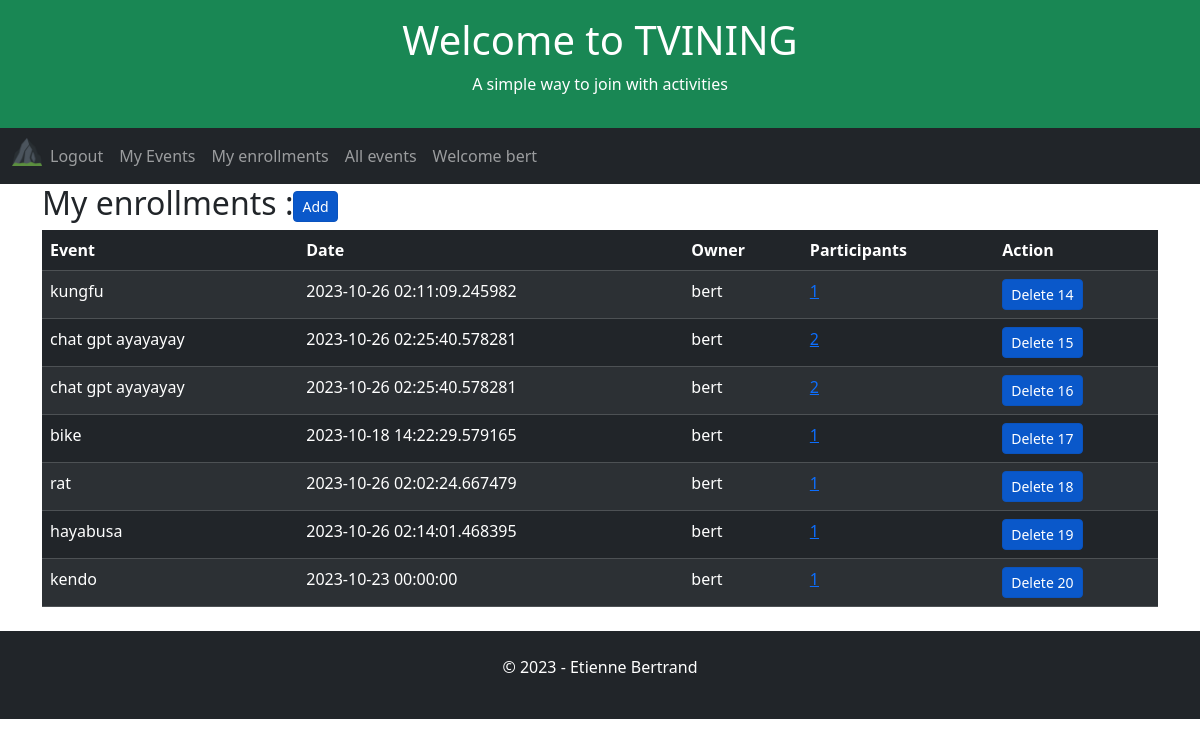
/user-enrollments (signed in), run on an earlier commit of the app's database.
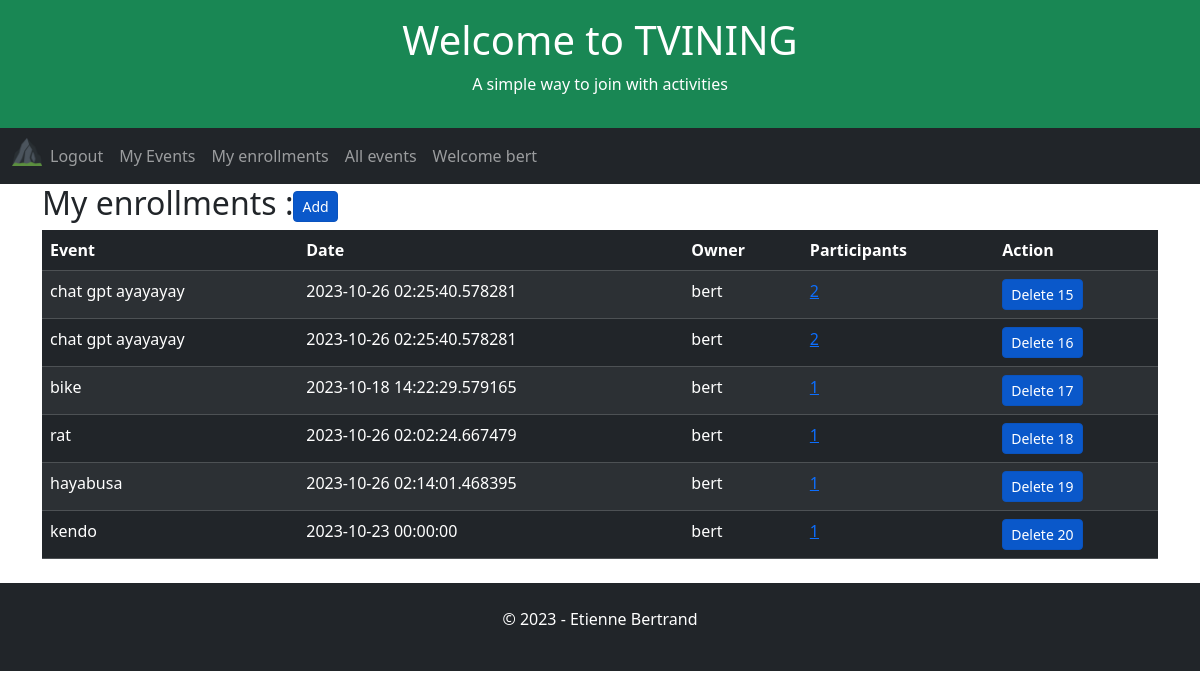
And on a later commit of the database.
### app/models.py (models this page shows, shortened)
class User(UserMixin, db.Model):
    id = db.Column(db.Integer, primary_key=True)
    username = db.Column(db.String(64), index=True, unique=True)
    email = db.Column(db.String(120), index=True, unique=True)
    password_hash = db.Column(db.String(128))

class Enrollment(db.Model):
    id = db.Column(db.Integer, primary_key=True)
    user_id = db.Column(db.Integer, db.ForeignKey('user.id', name='fk_enrollment_user'), nullable=False)
    event_id = db.Column(db.Integer, db.ForeignKey('event.id', name='fk_enrollment_event'), nullable=False)
    date = db.Column(db.DateTime, index=True, default=datetime.utcnow)

class Event(db.Model):
    id = db.Column(db.Integer, primary_key=True)
    user_id = db.Column(db.Integer, db.ForeignKey('user.id', name='fk_event_user'), nullable=False)
    title = db.Column(db.String(255), nullable=False)
    date = db.Column(db.DateTime, index=True, default=datetime.utcnow)

### app/routes.py (the view)
@app.route('/user-enrollments', methods=['GET', 'POST', 'UPDATE'])
def userEnrollments():
    global appName, appSlogan, appTitle, db
    user_id = current_user.id
    userEnrollmentsAlias = alias(Enrollment)
    userEnrollments = db.session.query(
        Enrollment.id,
        Event.title,
        Event.date,
        Event.id.label('eventId'),
        User.username.label('owner'),
        func.count(userEnrollmentsAlias.c.user_id).label('participants')
    ).outerjoin(User, User.id == Enrollment.user_id
    ).outerjoin(Event, Enrollment.event_id == Event.id
    ).outerjoin(userEnrollmentsAlias, Enrollment.event_id == userEnrollmentsAlias.c.event_id
    ).group_by(Enrollment.id, Event.title, Event.date, Event.id, User.username
    ).filter(Enrollment.user_id == user_id
    ).all()
    return render_template(
        'user-enrollments.html',
        appName=appName,
        appTitle=appTitle,
        appSlogan=appSlogan,
        userEnrollments=userEnrollments)

### app/models.py (called while the page is built)
@login.user_loader
def load_user(id):
    return User.query.get(int(id))

### app/templates/user-enrollments.html (shortened to what this page needs)
{% extends "home.html" %}
{% block content %}
    <h2>My enrollments :<a href="{{ url_for('allEvents') }}" class="btn btn-primary btn-sm active" role="button" aria-pressed="true">Add</button></a></h2>
        <table class="table table-dark table-hover table-striped">
            <thead>
            <tr>
                <th>Event</th>
                <th>Date</th>
                <th>Owner</th>
                <th>Participants</th>
                <th>Action</th>
            </tr>
            </thead>
            <tbody>
                {% for enrollment in userEnrollments %}
                    <tr>
                        <td>{{ enrollment.title }}</td>
                        <td>{{ enrollment.date }}</td>
                        <td>{{ enrollment.owner }}</td>
                        <td><a href="{{ url_for('eventEnrollments') }}/{{enrollment.eventId}}" aria-pressed="true">{{ enrollment.participants }}</a></td>
                        <td>
                            <a href="{{ url_for('index') }}" class="btn btn-primary btn-sm active" role="button" aria-pressed="true" data-bs-toggle="modal" data-bs-target="#exampleModal" data-bs-whatever="{{enrollment.id}}" >Delete {{ enrollment.id }}</a>
                        </td>
                    </tr>
                {% endfor %}
            </tbody>
        </table>
{% endblock %}

### app/templates/home.html (shortened to what this page needs)
<!DOCTYPE html>
<html lang="en">
<head>
    <link href="https://cdn.jsdelivr.net/npm/bootstrap@5.3.2/dist/css/bootstrap.min.css" rel="stylesheet">
</head>
<body>
    <div class="p-3 bg-success text-white text-center">
    {% if appTitle %}
        <h1>{{ appTitle }}</h1>
        {% else %}
        <h1>hard coded appTitle xyz</h1>
    {% endif %}
    {% if appSlogan %}
        <p>{{ appSlogan }}</p>
        {% else %}
        <p>hard coded appSlogan xyz</p>
    {% endif %}
    </div>
    <nav class="navbar navbar-expand-lg bg-dark navbar-dark">
        <div class="container-fluid">
            <div class="collapse navbar-collapse" id="navbarNav">
            <ul class="navbar-nav">
                <li class="nav-item">
                    <a class="nav-brand" href="{{ url_for('index') }}">
                        <img src="{{ url_for('static', filename='/favicon_io/favicon-32x32.png') }}" width="30" height="30" alt="">
                    </a>
                </li>
                {% if current_user.is_anonymous %}
                <li class="nav-item">
                <a class="nav-link" href="{{ url_for('login') }}">Login</a>
                </li>
                <li class="nav-item">
                    <a class="nav-link" href="{{ url_for('register') }}">Subscribe</a>
                </li>
                {% else %}
                <li class="nav-item">
                    <a class="nav-link" href="{{ url_for('logout') }}">Logout</a>
                </li>
                <li class="nav-item">
                    <a class="nav-link" href="{{ url_for('userEvents') }}">My Events</a>
                </li>
                <li class="nav-item">
                    <a class="nav-link" href="{{ url_for('userEnrollments') }}">My enrollments</a>
                <li class="nav-item">
                    <a class="nav-link" href="{{ url_for('allEvents') }}">All events</a>
                </li>
                <li class="nav-item">
                    <a class="nav-link" href="{{ url_for('index') }}">Welcome {{ current_user.username }}</a>
                </li>
                {% endif %}
            </ul>
            </div>
        </div>
    </nav>
    <div class="container">
        {% block content %}{% endblock %}
    </div>
    <div class="mt-4 p-4 bg-dark text-white text-center">
    <p>© 2023 - Etienne Bertrand</p>
    </div>
</body>
</html>

What changed in the data, as far as the page shows it:
removed Enrollment: title "kungfu", date "2023-10-26 02:11:09.245982", owner "bert", participants "1", id "14"
